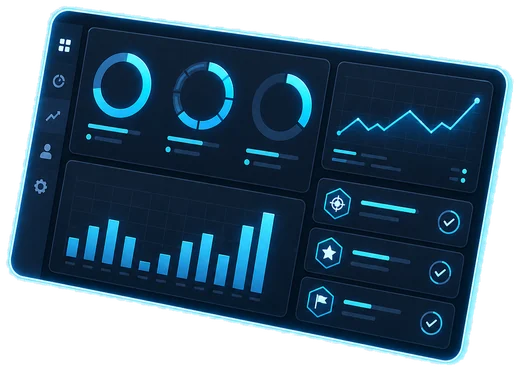
#> input picture frontend/assets/service-01-dashboard.webp, 520 x 371 px; its folder holds only this picture in this run
$ python make_transparent.py ../frontend/assets/service-01-dashboard.webp
#> lines starting #> are read from the running program, lines starting #| are printed output that depends on the picture; after the words box and inside, x2 and y2 are one past the last pixel; in counts of white or black regions, pixels touching at a corner belong together
#!/usr/bin/env python3
"""Convert white-background artwork into true transparent WebP images.

The image model returns RGB files on a white plate. This removes only the
white region connected to the border (so white details inside the artwork
survive), un-premultiplies the white fringe on anti-aliased edges, trims the
empty margin and writes a real RGBA WebP with an alpha channel.
"""
from __future__ import annotations

import sys
from pathlib import Path

import numpy as np
from PIL import Image
from scipy import ndimage

WHITE_LOW = 228          # pixels above this on every channel are background candidates
FRINGE_LOW, FRINGE_HIGH = 205, 250   # soft alpha ramp for edge pixels
MAX_SIDE = 520
PAD = 12


def make_transparent(path: Path) -> dict:
    src = Image.open(path).convert("RGB")
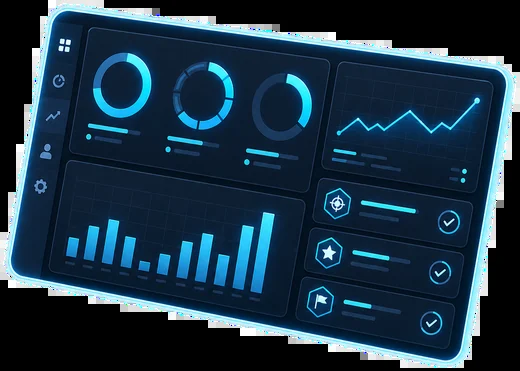
#> src: PIL image 520x371 RGB; mean R, G, B 27.9, 52.3, 69.9
    rgb = np.asarray(src).astype(np.float32)
    min_channel = rgb.min(axis=2)
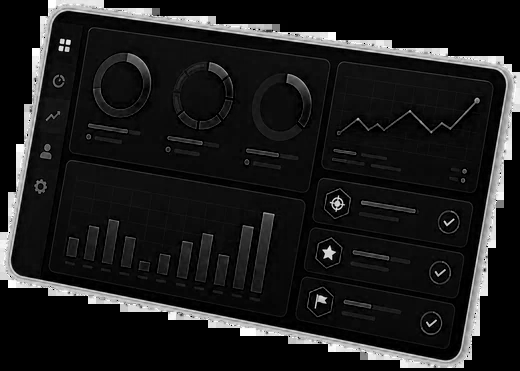
#> min_channel: shape (371, 520) float32; min 0, max 255, mean 27.8

    # 1. Candidate background = near-white pixels.
    candidate = min_channel >= WHITE_LOW
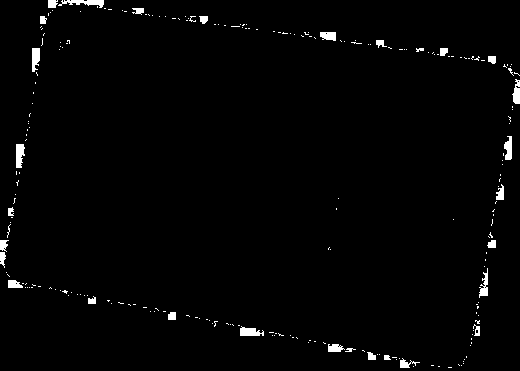
#> candidate: shape (371, 520) bool; 1.6% white; 232 white regions (202 under 20 px), largest, box (x1, y1, x2, y2) and area: (58, 0, 104, 8) 193, (16, 144, 25, 168) 170, (240, 326, 264, 336) 164
    labels, count = ndimage.label(candidate)
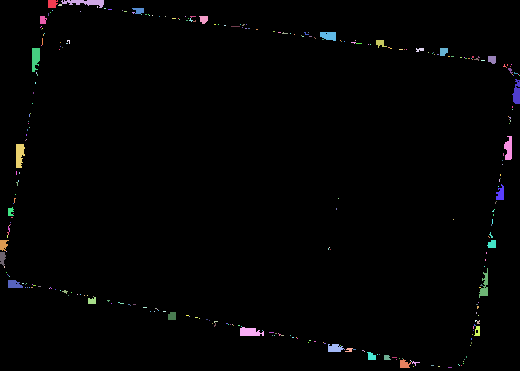
#> labels: shape (371, 520) int32; 316 distinct labels, from 0 to 315; one colour per label, 0 black
#> count = 315
    border_labels = set(np.unique(np.concatenate([
        labels[0, :], labels[-1, :], labels[:, 0], labels[:, -1]])))
#> border_labels = 7 items
    border_labels.discard(0)
    background = np.isin(labels, list(border_labels)) if border_labels else np.zeros_like(candidate)
#> background: shape (371, 520) bool; 0.27% white; 6 white regions (1 under 20 px), largest, box (x1, y1, x2, y2) and area: (61, 0, 104, 8) 186, (512, 79, 520, 104) 136, (48, 0, 58, 8) 70, (0, 240, 9, 251) 70, (0, 252, 6, 266) 62

    # 2. Hard alpha, then a soft ramp on the 2-pixel ring around the cutout so
    #    anti-aliased edges do not keep a white halo.
    alpha = np.where(background, 0.0, 1.0)
    ring = ndimage.binary_dilation(background, iterations=2) & ~background
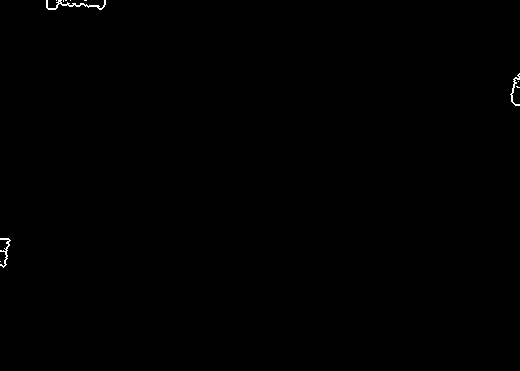
#> ring: shape (371, 520) bool; 0.19% white in thin lines or dots, all inside (x1, y1, x2, y2) = (0, 0, 520, 268)
    ramp = np.clip((FRINGE_HIGH - min_channel) / (FRINGE_HIGH - FRINGE_LOW), 0.0, 1.0)
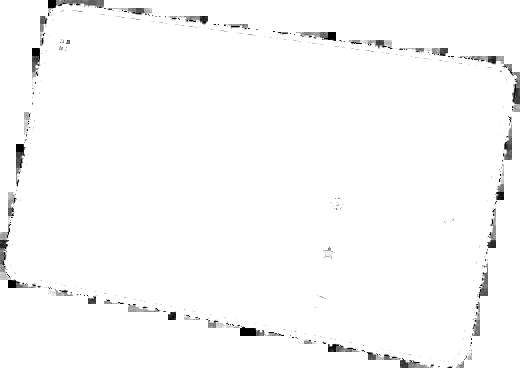
#> ramp: shape (371, 520) float32; min 0, max 1, mean 0.982
    alpha[ring] = np.minimum(alpha[ring], ramp[ring])
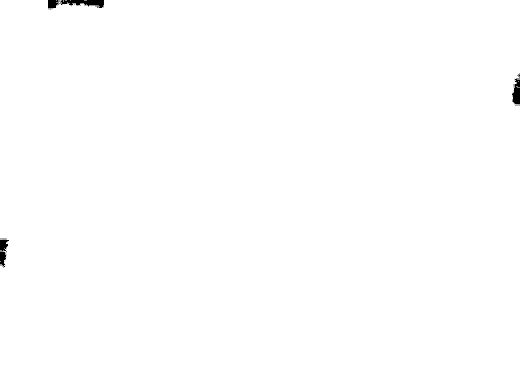
#> alpha: shape (371, 520) float64; min 0, max 1, mean 0.997
    alpha = ndimage.gaussian_filter(alpha, sigma=0.4)
    alpha[background] = 0.0
#> alpha: shape (371, 520) float64; min 0, max 1, mean 0.997

    # 3. Remove white contamination from semi-transparent edge pixels.
    a = alpha[..., None]
    safe = np.maximum(a, 1e-3)
    cleaned = np.clip((rgb - (1.0 - a) * 255.0) / safe, 0, 255)
    cleaned = np.where(a > 0.02, cleaned, 0)

    out = np.dstack([cleaned, alpha * 255.0]).astype(np.uint8)
    image = Image.fromarray(out, "RGBA")

    # 4. Trim transparent margin.
    bbox = image.getchannel("A").point(lambda v: 255 if v > 8 else 0).getbbox()
#> bbox = (0, 0, 520, 371)
    if bbox:
        left, upper, right, lower = bbox
#> left = 0; upper = 0; right = 520; lower = 371
        left = max(0, left - PAD)
        upper = max(0, upper - PAD)
        right = min(image.width, right + PAD)
        lower = min(image.height, lower + PAD)
        image = image.crop((left, upper, right, lower))

    if max(image.size) > MAX_SIDE:
        ratio = MAX_SIDE / max(image.size)
        image = image.resize((round(image.width * ratio), round(image.height * ratio)), Image.LANCZOS)

    # WebP keeps the alpha channel and is ~95% smaller than PNG for this artwork.
    out_path = path.with_suffix(".webp")
    image.save(out_path, "WEBP", quality=86, method=6)
    if out_path != path:
        path.unlink()
    coverage = float((np.asarray(image.getchannel("A")) > 8).mean())
#> coverage = 0.997
    return {"file": out_path.name, "size": image.size, "mode": image.mode,
            "opaque_ratio": round(coverage, 3), "bytes": out_path.stat().st_size}


def main() -> None:
    targets = [Path(p) for p in sys.argv[1:]]
    if not targets:
        root = Path(__file__).resolve().parents[1] / "frontend" / "assets"
        targets = sorted(root.glob("service-*.png")) + sorted(root.glob("character-*.png"))
        if not targets:
            targets = sorted(root.glob("service-*.webp")) + sorted(root.glob("character-*.webp"))
    for path in targets:
        print(make_transparent(path))


if __name__ == "__main__":
    main()
